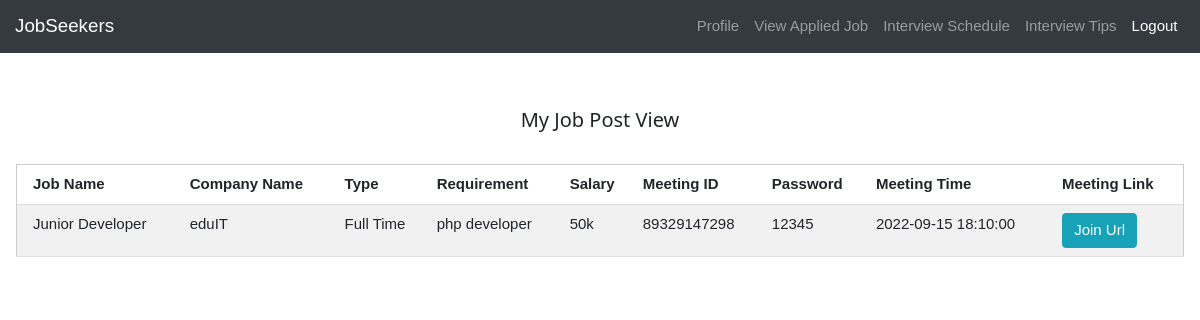
Screenshot of /user/user_interviewschedule.php (signed in) with the database file from the repository.
### tables this page shows
CREATE TABLE `interview` (
  `id` varchar(255) NOT NULL,
  `userid` varchar(255) DEFAULT NULL,
  `employerid` varchar(255) DEFAULT NULL,
  `jobpostid` varchar(255) DEFAULT NULL,
  `jobapplyid` varchar(255) DEFAULT NULL,
  `meetingid` varchar(255) DEFAULT NULL,
  `time` datetime DEFAULT NULL,
  `url` varchar(255) DEFAULT NULL,
  `password` varchar(255) DEFAULT NULL
);

CREATE TABLE `jobpost` (
  `id` varchar(255) NOT NULL,
  `title` varchar(255) DEFAULT NULL,
  `companyname` varchar(255) DEFAULT NULL,
  `categoryid` int(11) DEFAULT NULL,
  `location` varchar(255) DEFAULT NULL,
  `type` varchar(255) DEFAULT NULL,
  `requirement` varchar(255) DEFAULT NULL,
  `experience` varchar(255) DEFAULT NULL,
  `salary` int(11) DEFAULT NULL,
  `employerid` varchar(255) DEFAULT NULL,
  `editlimit` int(11) DEFAULT NULL,
  `status` varchar(255) DEFAULT NULL,
  `education` varchar(255) DEFAULT NULL,
  `deadline` date DEFAULT NULL
);

### user/user_interviewschedule.php (the view, shortened to what this page needs)
<?php
    require '../database.php';
?>
<!DOCTYPE html>
<html lang="en">
<head>
    <link rel="stylesheet" href="../css/stylesheet.css" >
    <link rel="stylesheet" href="../css/bootstrap.min.css">
    <link rel="stylesheet" href="../css/w3.css">
</head>
<body>
<?php
    include 'user_navbar.php';
    $userid=$_SESSION['userid'];
    $viewsql="SELECT jobpost.title,jobpost.companyname,jobpost.type,jobpost.requirement,jobpost.salary,
    interview.meetingid,interview.time,interview.url,interview.password FROM interview
    INNER JOIN jobpost ON interview.jobpostid=jobpost.id
    WHERE interview.userid='$userid' ";
    $viewsqlresult=mysqli_query($connection,$viewsql);
?>
<br><br>
<div class="w3-container">
    <h4 style="text-align: center">My Job Post View</h4>
    <br>
    <table class="w3-table-all">
      <tr>
        <th>Job Name</th>
        <th>Company Name</th>
        <th>Type</th>
        <th>Requirement</th>
        <th>Salary</th>
        <th>Meeting ID</th>
        <th>Password</th>
        <th>Meeting Time</th>
        <th>Meeting Link</th>
      </tr>
      <?php while ($row = mysqli_fetch_assoc($viewsqlresult))
      {
      ?>
      <tr>
        <td> <?php echo $row['title'] ?></td>
        <td> <?php echo $row['companyname'] ?></td>
        <td> <?php echo $row['type'] ?></td>
        <td> <?php echo $row['requirement'] ?></td>
        <td> <?php echo $row['salary'] ?>k</td>
        <td> <?php echo $row['meetingid'] ?></td>
        <td> <?php echo $row['password'] ?></td>
        <td> <?php echo $row['time'] ?></td>
        <td> <a class ="btn btn-info" href="<?php echo $row['url'] ?>" target="_blank">Join Url</a></td>
      </tr>
      <?php
         }
      ?>
       </table>
  </div>
</body>
</html>

### css/stylesheet.css (style rules this page uses)
body, html { height: 100%; margin: 0; font-family: Arial, Helvetica, sans-serif; }
* { box-sizing: border-box; }

### css/w3.css (style rules this page uses)
html { box-sizing:border-box }
*,*:before,*:after { box-sizing:inherit }
html { -ms-text-size-adjust:100%;-webkit-text-size-adjust:100% }
body { margin:0 }
a { background-color:transparent }
html,body { font-family:Verdana,sans-serif;font-size:15px;line-height:1.5 }
html { overflow-x:hidden }
h4 { font-size:20px }
h1,h2,h3,h4,h5,h6 { font-family:"Segoe UI",Arial,sans-serif;font-weight:400;margin:10px 0 }
a { color:inherit }
.w3-table,.w3-table-all { border-collapse:collapse;border-spacing:0;width:100%;display:table }
.w3-table-all { border:1px solid #ccc }
.w3-bordered tr,.w3-table-all tr { border-bottom:1px solid #ddd }
.w3-table-all tr:nth-child(odd) { background-color:#fff }
.w3-table-all tr:nth-child(even) { background-color:#f1f1f1 }
.w3-table td,.w3-table th,.w3-table-all td,.w3-table-all th { padding:8px 8px;display:table-cell;text-align:left;vertical-align:top }
.w3-table th:first-child,.w3-table td:first-child,.w3-table-all th:first-child,.w3-table-all td:first-child { padding-left:16px }
.w3-container:after,.w3-container:before,.w3-panel:after,.w3-panel:before,.w3-row:after,.w3-row:before,.w3-row-padding:after,.w3-row-padding:before, .w3-cell-row:before,.w3-cell-row:after,.w3-clear:after,.w3-clear:before,.w3-bar:before,.w3-bar:after { content:"";display:table;clear:both }
.w3-container,.w3-panel { padding:0.01em 16px }

### rows the page displays
interview: jobpostid.title "Junior Developer", jobpostid.companyname "eduIT", jobpostid.type "Full Time", jobpostid.requirement "php developer", jobpostid.salary "50", meetingid "89329147298", password "12345", time "2022-09-15 18:10:00"
